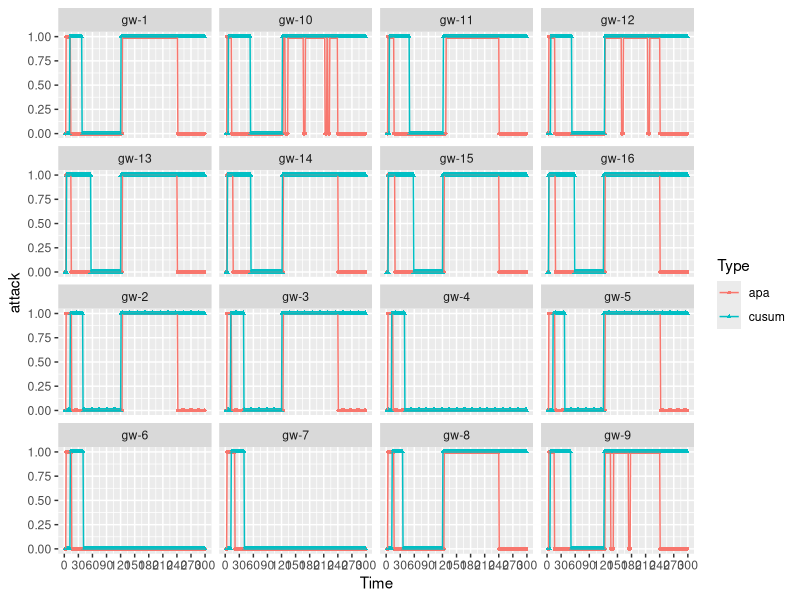
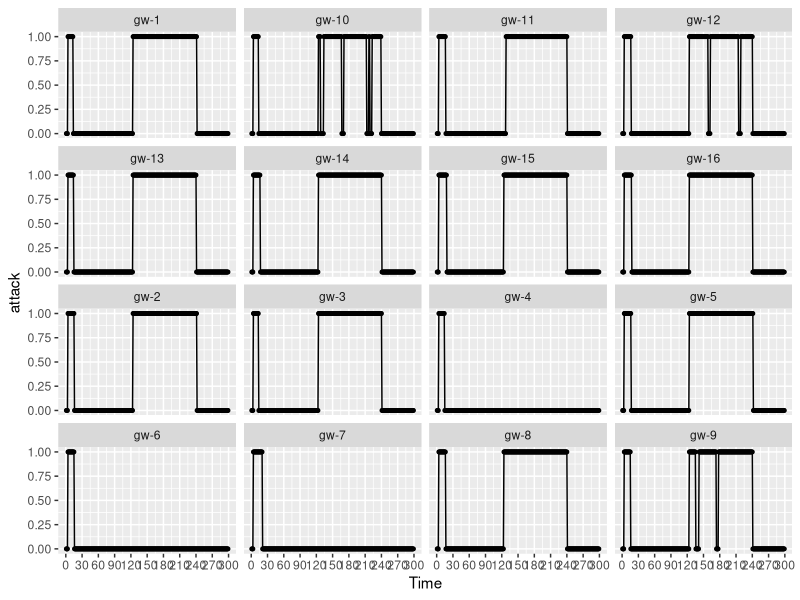
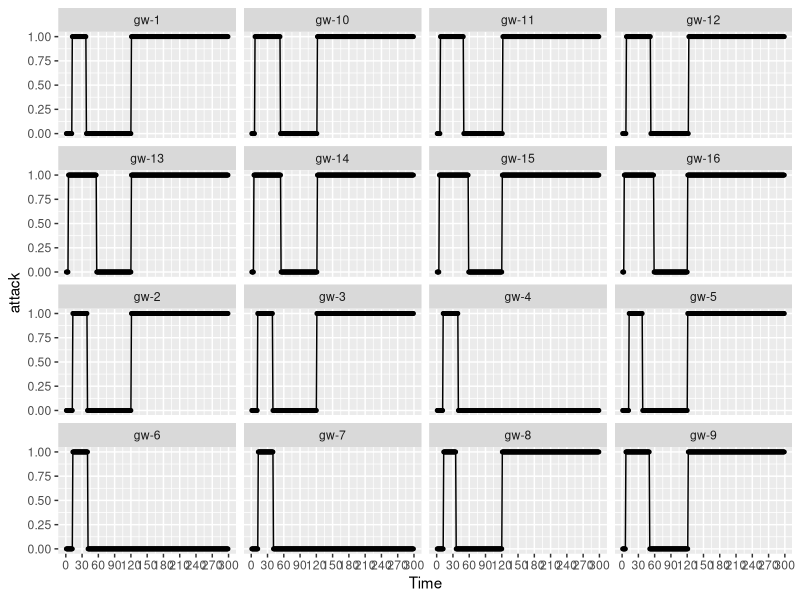

Reproduce these figures in R, in order.

library(ggplot2)
library(scales)
library(doBy)
library(reshape2)


data = read.table("index.txt", header=T)
data$Node = factor(data$Node)
data.test = subset(data, grepl("^gw", Node))
data = droplevels(data.test)
fa = levels(data$Node)
data = subset(data, select=c('Time', 'Node', 'apa', 'cusum'))
df <- melt(data, id.var = c("Time", "Node"))
names(df) <- c('Time', 'Node', 'Type', 'Rate')
# df = subset(df, Type %in% c('enrate', 'ginirate', 't05rate'))
df = subset(df, Time != 1)

pdf("attack.pdf")

for(i in 1:ceiling(length(fa)/16)){
  sub_class=fa[c(1:16)+(i-1)*16]
  g.root <- ggplot(subset(df, Node %in% sub_class)) +
    geom_point(aes (x=Time, y=Rate, color=Type, shape=Type), size=1) +
    geom_line(aes (x=Time, y=Rate, color=Type), size=0.5) +
    ylab("attack") +
    scale_x_continuous(breaks=seq(0, 300, 30)) +
    facet_wrap(~ Node)
  print(g.root)
}

for(i in 1:ceiling(length(fa)/16)){
  sub_class=fa[c(1:16)+(i-1)*16]
  g.root <- ggplot(subset(data, Node %in% sub_class)) +
    geom_point(aes (x=Time, y=apa), size=1) +
    geom_line(aes (x=Time, y=apa), size=0.5) +
    ylab("attack") +
    scale_x_continuous(breaks=seq(0, 300, 30)) +
    facet_wrap(~ Node)
  print(g.root)
}

for(i in 1:ceiling(length(fa)/16)){
  sub_class=fa[c(1:16)+(i-1)*16]
  g.root <- ggplot(subset(data, Node %in% sub_class)) +
    geom_point(aes (x=Time, y=cusum), size=1) +
    geom_line(aes (x=Time, y=cusum), size=0.5) +
    ylab("attack") +
    scale_x_continuous(breaks=seq(0, 300, 30)) +
    facet_wrap(~ Node)
  print(g.root)
}